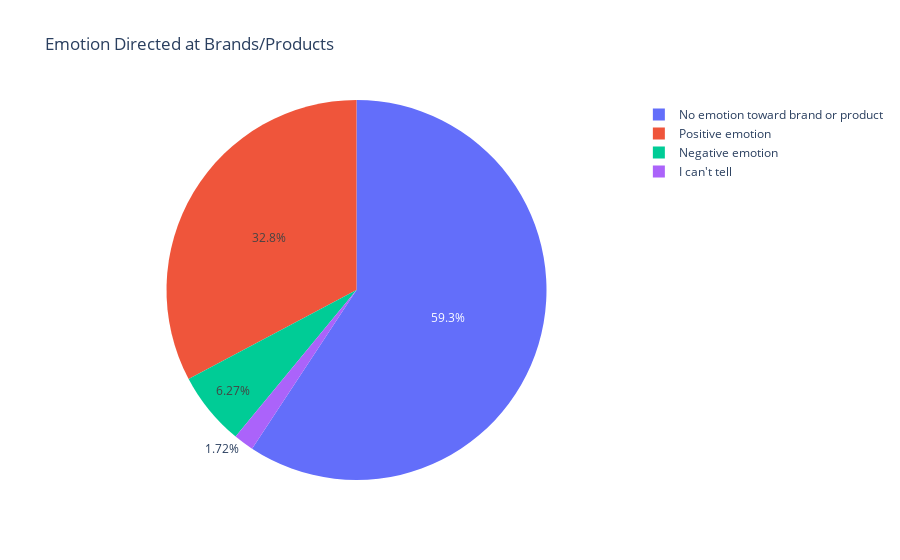

Notebook code for this chart:
### Code cell
#fig = px.pie(emotion_counts_df, values='Count', names='Emotion', title='Emotion Directed at Brands/Products')

# If you prefer to use the Series directly
fig = px.pie(values=emotion_counts.values, names=emotion_counts.index, title='Emotion Directed at Brands/Products')

fig.show()

### Figure 1 — Plotly figure (JSON) as saved in the notebook; plotly's stock layout.template omitted (floating-point values rounded to 4 significant figures)
{"data": [{"domain": {"x": [0, 1], "y": [0, 1]}, "hovertemplate": "label=%{label}<br>value=%{value}<extra></extra>", "labels": ["No emotion toward brand or product", "Positive emotion", "Negative emotion", "I can't tell"], "legendgroup": "", "name": "", "showlegend": true, "type": "pie", "values": [5388, 2978, 570, 156]}], "layout": {"legend": {"tracegroupgap": 0}, "title": {"text": "Emotion Directed at Brands/Products"}}}
